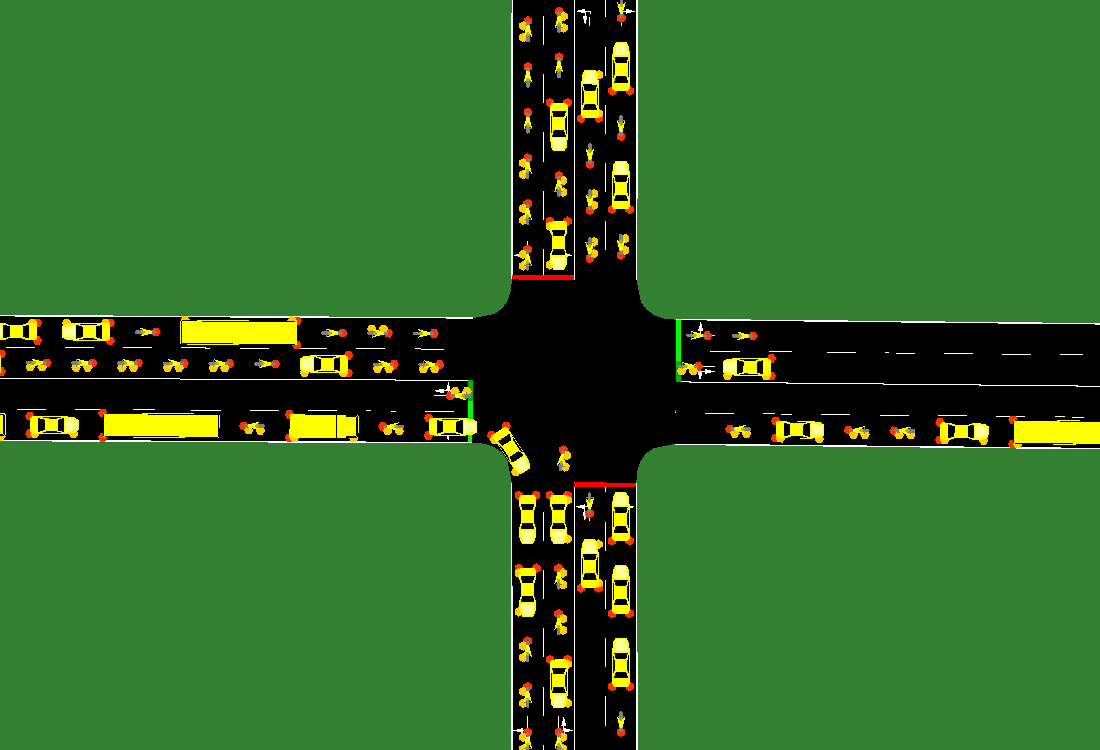
#> input picture Dataset/nga4/20240517_130531.png, 1100 x 750 px, found by its file name; its folder holds only this picture in this run
$ python Tuyen.py
#> lines starting #> are read from the running program, lines starting #| are printed output that depends on the picture
import os
from PIL import Image

# Đường dẫn tới thư mục chứa ảnh
input_folder = 'F:\\Project\\Thesis\\Thesis\\Dataset\\nga4'
output_folder = 'F:\\Project\\Thesis\\Thesis\\DataTuyen\\nga4'

# Tạo thư mục đầu ra nếu chưa tồn tại
os.makedirs(output_folder, exist_ok=True)

# Lặp qua tất cả các file trong thư mục
for filename in os.listdir(input_folder):
    if filename.lower().endswith(('.png', '.jpg', '.jpeg', '.bmp', '.gif')):
        # Đường dẫn tới file ảnh
        input_path = os.path.join(input_folder, filename)

        # Mở ảnh gốc
        image = Image.open(input_path)
#> image is the input picture: PIL image 1100x750 RGB; mean R, G, B 50.4, 105.7, 40.6

        # Kích thước ảnh
        width, height = image.size
#> width = 1100; height = 750

        # nga3Y
        # regionX = (0, 0, width // 2 + width // 13, height)
        # regionY = (width // 2, 0, width, height // 2)

        # nga3T
        # regionX = (0, height // 1.5, width, height)
        # regionY = (width // 3, 0, 2 * width // 3, height // 1.5)

        # nga4
        regionX = (0, height // 2.5, width, 2 * height // 3.25)
#> regionX = (0, 300, 1100, 461)
        regionY = (width // 2.50, 0, 2 * width // 3.5, height)
#> regionY = (440, 0, 628, 750)

        # Cắt các vùng ảnh
        left_road_image = image.crop(regionX)
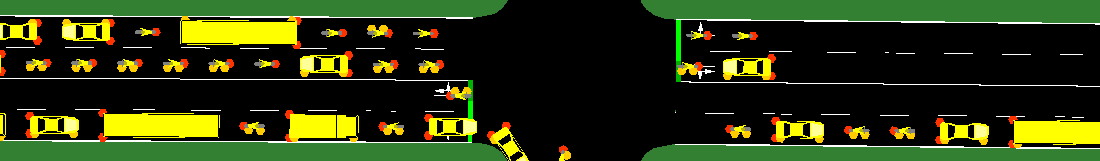
#> left_road_image: PIL image 1100x161 RGB; mean R, G, B 44.3, 56.2, 17.3
        right_road_image = image.crop(regionY)
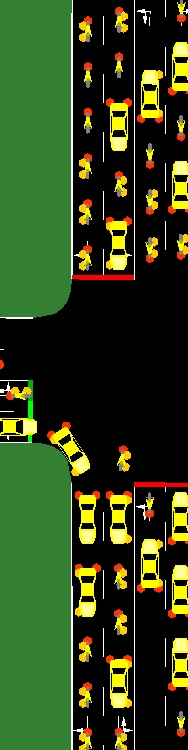
#> right_road_image: PIL image 188x750 RGB; mean R, G, B 48.3, 67.6, 23.5

        # Lưu ảnh đã cắt với tên mới
        base_filename = os.path.splitext(filename)[0]
        left_output_path = os.path.join(output_folder, f'{base_filename}_2.png')
        right_output_path = os.path.join(output_folder, f'{base_filename}_1.png')

        left_road_image.save(left_output_path)
        right_road_image.save(right_output_path)

        print(f"Ảnh đã được cắt và lưu thành công: {filename}")

print("Tất cả ảnh đã được cắt và lưu thành công.")

$ run again, on Dataset/nga4/20240517_134807.png
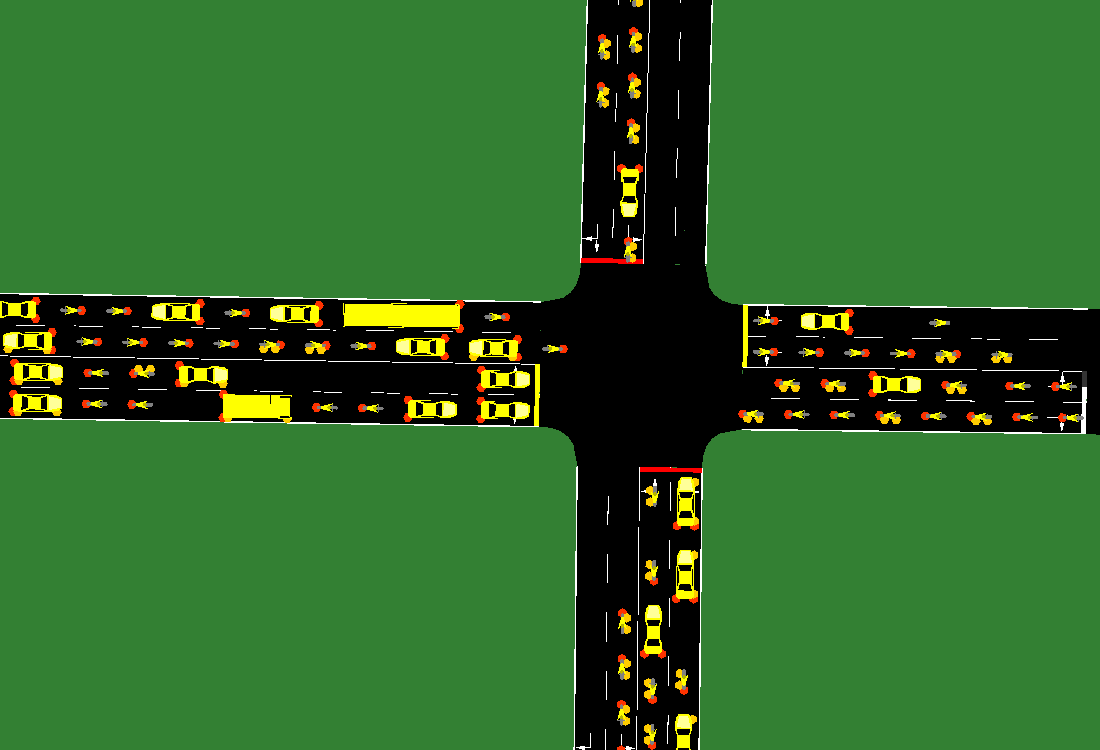
#> input picture Dataset/nga4/20240517_134807.png, 1100 x 750 px, found by its file name
#> image is the input picture: PIL image 1100x750 RGB; mean R, G, B 48.3, 103.5, 40.6
#> `left_road_image = image.crop(regionX)`:
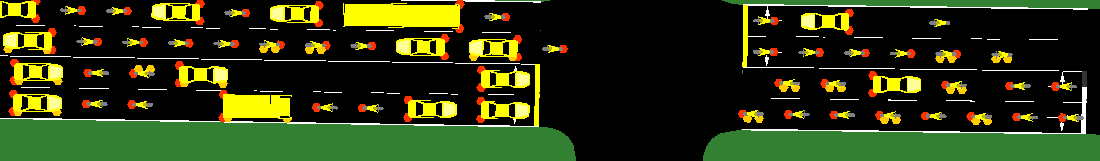
#> left_road_image: PIL image 1100x161 RGB; mean R, G, B 45.3, 56.5, 18.4
#> `right_road_image = image.crop(regionY)`:
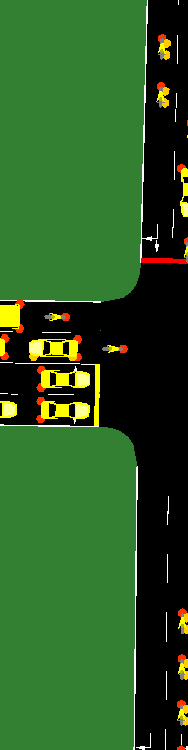
#> right_road_image: PIL image 188x750 RGB; mean R, G, B 43.7, 88.9, 35.1

$ run again, on Dataset/nga4/20240517_135432.png
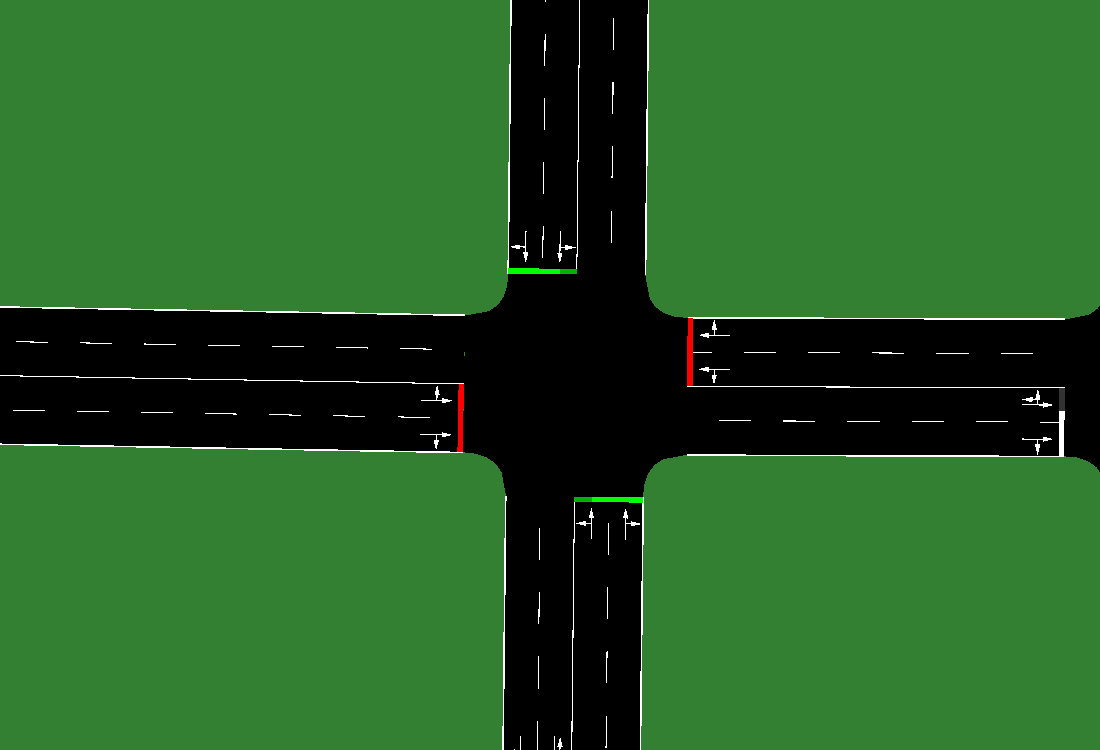
#> input picture Dataset/nga4/20240517_135432.png, 1100 x 750 px, found by its file name
#> image is the input picture: PIL image 1100x750 RGB; mean R, G, B 39.1, 93.7, 38.8
#> `left_road_image = image.crop(regionX)`:
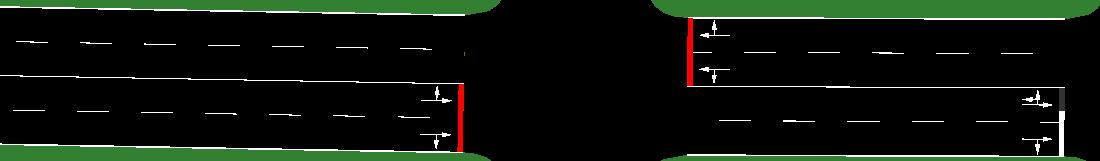
#> left_road_image: PIL image 1100x161 RGB; mean R, G, B 14.5, 22.3, 13.5
#> `right_road_image = image.crop(regionY)`:
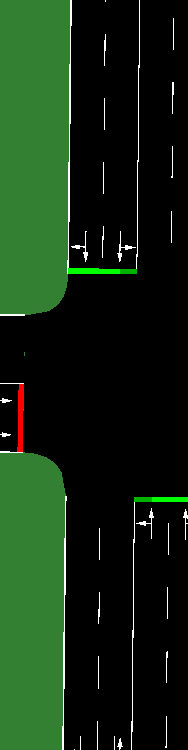
#> right_road_image: PIL image 188x750 RGB; mean R, G, B 19.6, 41.8, 18.9

$ run again, on Dataset/nga4/20240517_135659.png
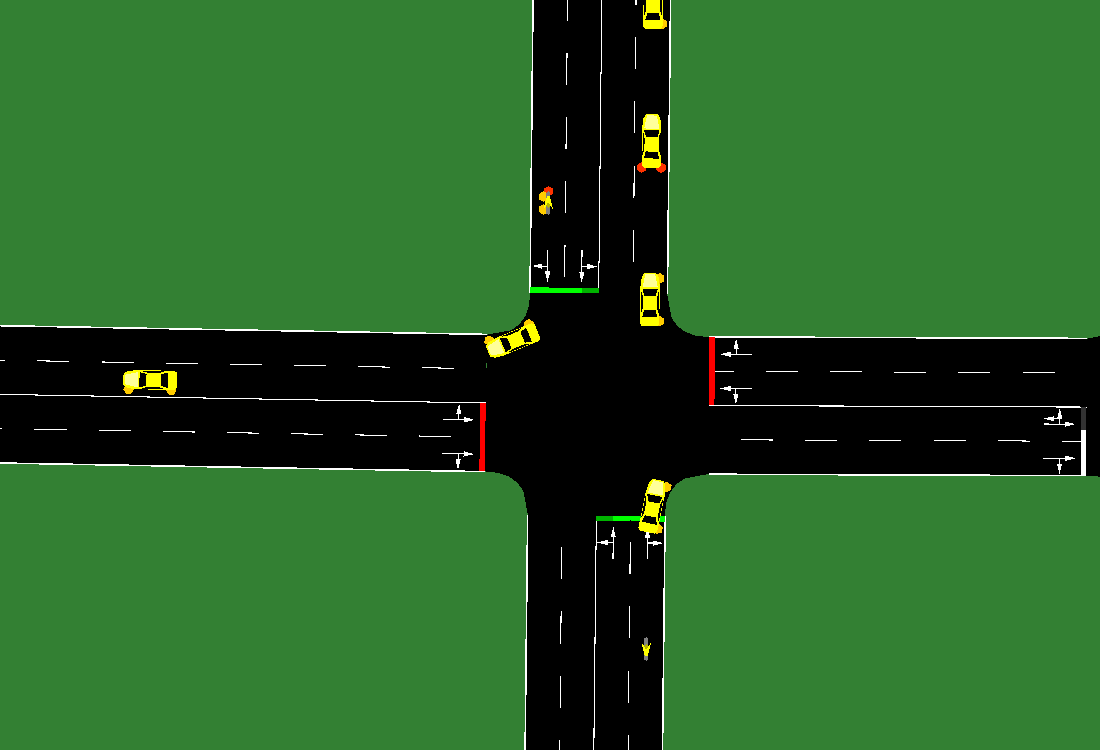
#> input picture Dataset/nga4/20240517_135659.png, 1100 x 750 px, found by its file name
#> image is the input picture: PIL image 1100x750 RGB; mean R, G, B 40.6, 95.2, 39
#> `left_road_image = image.crop(regionX)`:
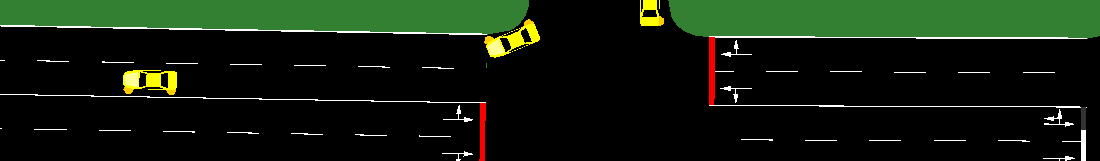
#> left_road_image: PIL image 1100x161 RGB; mean R, G, B 18.5, 30.9, 14.8
#> `right_road_image = image.crop(regionY)`:
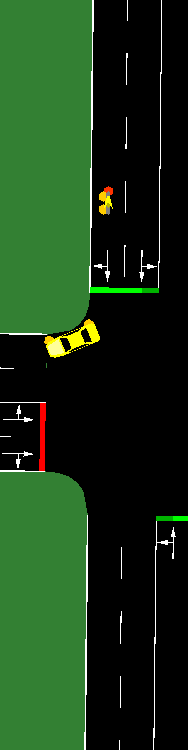
#> right_road_image: PIL image 188x750 RGB; mean R, G, B 26.1, 55.4, 23.7
